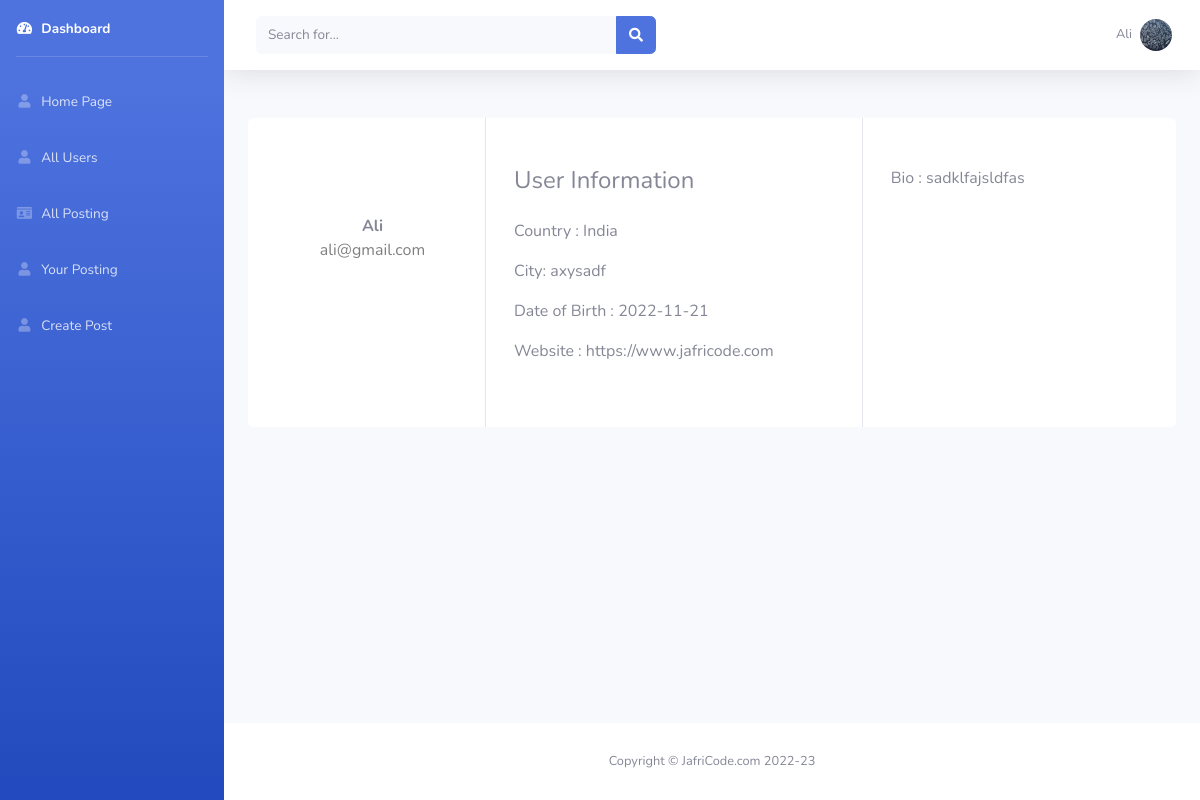
Page /Dashboard/user_profile.php (signed in) on the committed database.
### tables this page shows
CREATE TABLE `all_users` (
  `u_id` int(10) NOT NULL,
  `u_name` varchar(200) NOT NULL,
  `u_email` varchar(200) NOT NULL,
  `u_pass` varchar(200) NOT NULL,
  `u_pic` varchar(200) NOT NULL,
  `u_dob` varchar(200) NOT NULL,
  `u_country` varchar(200) NOT NULL,
  `u_city` varchar(200) NOT NULL,
  `u_site` varchar(200) NOT NULL,
  `u_bio` varchar(200) NOT NULL,
  `u_is_admin` varchar(10) NOT NULL DEFAULT 'False'
);

### Dashboard/user_profile.php (the view, shortened to what this page needs)
<?php
if(!isset($_SESSION['u_id'])){
    echo "<script>window.open('../login.php','_self')</script>";
} else{
    include("mycon.php");
?>
<!DOCTYPE html>
<html lang="en">
<head>
    <link href="vendor/fontawesome-free/css/all.min.css" rel="stylesheet" type="text/css">
    <link href="css/sb-admin-2.min.css" rel="stylesheet">
    <link href="vendor/datatables/dataTables.bootstrap4.min.css" rel="stylesheet">
</head>
<body id="page-top">
    <div id="wrapper">
         <?php include('sidebar.php');?>
        <div id="content-wrapper" class="d-flex flex-column">
            <div id="content">
                <?php include('topbar.php');?>
                <div class="container-fluid">
                <div class="container rounded bg-white mt-5 mb-5">
    <div class="row">
        <div class="col-md-3 border-right">
            <div class="d-flex flex-column align-items-center text-center p-3 py-5">
            <span class="font-weight-bold"><?php echo $row['u_name'];?></span>
            <span class="text-black-50"><?php echo $row['u_email'];?></span><span> </span></div>
        </div>
        <div class="col-md-5 border-right">
            <div class="p-3 py-5">
                <div class="d-flex justify-content-between align-items-center mb-3">
                    <h4 class="text-right">User Information</h4>
                </div>
                <p>Country : <?php echo $row['u_country'];?></p>
                <p>City: <?php echo $row['u_city'];?></p>
                <p>Date of Birth : <?php echo $row['u_dob'];?></p>
                <p>Website : <?php echo $row['u_site'];?></p>
           </div>
        </div>
        <div class="col-md-4">
            <div class="p-3 py-5">
              <p>Bio : <?php echo $row['u_bio'];?> </p>
            </div>
        </div>
    </div>
</div>
                </div>
            </div>
            <footer class="sticky-footer bg-white">
                <div class="container my-auto">
                    <div class="copyright text-center my-auto">
                    <span>Copyright &copy; JafriCode.com 2022-23</span>
                    </div>
                </div>
            </footer>
        </div>
    </div>
</body>
</html>
<?php } ?>

### Dashboard/topbar.php (shortened to what this page needs)
<?php
       $id =  $_SESSION['u_id'];
       $query = "select * from all_users where u_id = '$id' ";
       $obj = mysqli_query($con, $query);
       $row = mysqli_fetch_array($obj);
        ?>
<nav class="navbar navbar-expand navbar-light bg-white topbar mb-4 static-top shadow">
<form
    class="d-none d-sm-inline-block form-inline mr-auto ml-md-3 my-2 my-md-0 mw-100 navbar-search">
    <div class="input-group">
        <input type="text" class="form-control bg-light border-0 small" placeholder="Search for..."
            aria-label="Search" aria-describedby="basic-addon2">
        <div class="input-group-append">
            <button class="btn btn-primary" type="button">
                <i class="fas fa-search fa-sm"></i>
            </button>
        </div>
    </div>
</form>
<ul class="navbar-nav ml-auto">
    <li class="nav-item dropdown no-arrow">
        <a class="nav-link dropdown-toggle" href="#" id="userDropdown" role="button"
            data-toggle="dropdown" aria-haspopup="true" aria-expanded="false">
            <span class="mr-2 d-none d-lg-inline text-gray-600 small"><?php echo $row['u_name'];?> </span>
            <img class="img-profile rounded-circle"
                src="../img/<?php echo $row['u_pic'];?>">
        </a>
    </li>
</ul>
</nav>

### Dashboard/user_profile.php (style rules this page uses)
body { background: rgb(99, 39, 120) }

### rows in the picture
all_users: u_name "Ali", u_pic (picture), u_email "ali@gmail.com", u_country "India", u_city "axysadf", u_dob "2022-11-21", u_site "https://www.jafricode.com", u_bio "sadklfajsldfas"
